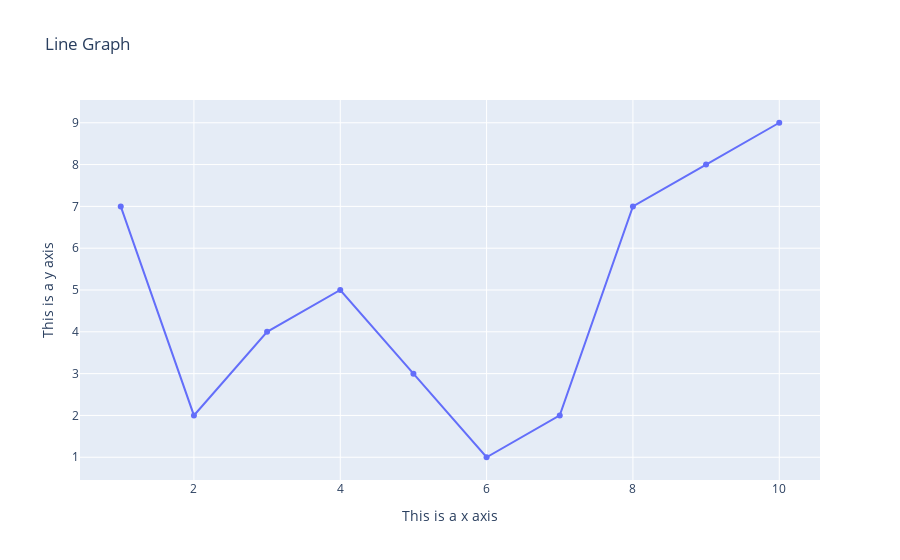

Notebook code for this chart:
### Code cell
fig = go.Figure(go.Scatter(x=x, y=y))
fig.update_layout(title = "Line Graph", xaxis_title = "This is a x axis", yaxis_title = "This is a y axis")
fig.show()

### Figure 1 — Plotly figure (JSON) as saved in the notebook; plotly's stock layout.template omitted (floating-point values rounded to 4 significant figures)
{"data": [{"type": "scatter", "x": [1, 2, 3, 4, 5, 6, 7, 8, 9, 10], "y": [7, 2, 4, 5, 3, 1, 2, 7, 8, 9]}], "layout": {"title": {"text": "Line Graph"}, "xaxis": {"title": {"text": "This is a x axis"}}, "yaxis": {"title": {"text": "This is a y axis"}}}}
